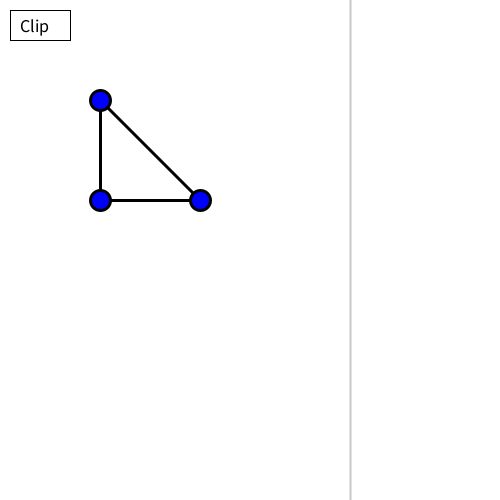
Frame 1 (no input)
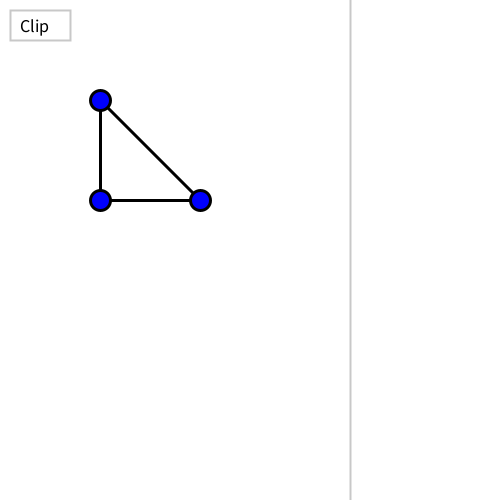
Frame 60 (the mouse pressed at the canvas centre just before this capture)
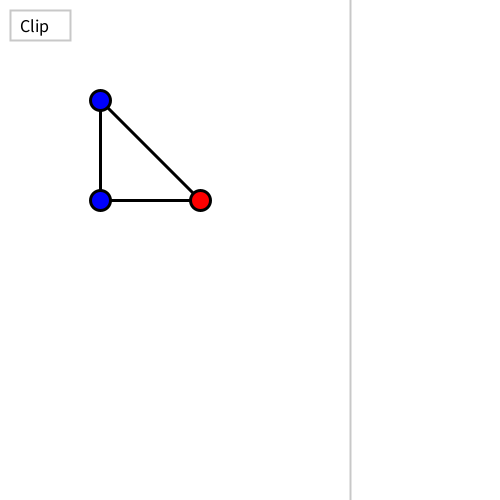
Frame 120 (the mouse held since frame 60 and released just before this capture)

The Processing sketch that drew these frames (run headless with seeded random() and noise(); from frame 60 on, the mouse is pressed at the canvas centre):

// Processing sketch: a3challenge
// ── a3challenge.pde
Button             clipButton = new Button(10, 10, 60, 30, "Clip");
ArrayList<PVector> polygon = new ArrayList<PVector>();
ArrayList<PVector> temp_polygon = new ArrayList<PVector>();
PVector            mouseStart;
PVector            mouseEnd;
PVector            selectedVertex;
PVector            infiniteLine = new PVector(350, 200);

void setup() {
  size(500, 500);
  frameRate(40);
  polygon.add(new PVector(100, 100));
  polygon.add(new PVector(200, 200));
  polygon.add(new PVector(100, 200));
}

void draw() {
  background(255);
  clipButton.draw();
  drawPolygon(polygon, false);        // the active polygon
  drawPolygon(temp_polygon, true);    // the previous polygon
  drawInfiniteLine();                 // the clipping line
}

/** On mouse press, check if the button is clicked, if so activate it.
 *  If not, find the nearest vertex, and select it.
 */
void mousePressed() {
  mouseStart = new PVector(mouseX, mouseY);
  if (mouseStart.x>=clipButton.x && mouseStart.x<=(clipButton.x+clipButton.w) && mouseStart.y>=clipButton.y && mouseStart.y<=(clipButton.y+clipButton.h)) {
    clipButton.activate();
    clipButton.addColor();
    return;
  }
  float minDistance = Float.MAX_VALUE;
  for (PVector v : polygon) {
     float distance =  dist(v.x, v.y, mouseStart.x, mouseStart.y);
     if (distance < minDistance) {
       minDistance = distance;
       selectedVertex = v;
     }
  }
}

/** As you drag the mouse, move the selected vertex...*/
void mouseDragged() {
  mouseEnd = new PVector(mouseX, mouseY);
  float deltaX = mouseEnd.x-mouseStart.x;
  float deltaY = mouseEnd.y-mouseStart.y;
  if (selectedVertex != null)
    selectedVertex.set(selectedVertex.x+deltaX, selectedVertex.y+deltaY);
  mouseStart = mouseEnd;
}

/** On mouse release, deselect the vertex **/  
void mouseReleased() {
  clipButton.removeColor();
  selectedVertex = null;
}




  

// ── Button.pde
/** A button that is located at x,y with width=w and height=h. It displays string=s **/
class Button {
  public int x, y, w, h;
  private String s;
  private color c = color(255);
  
  public Button(int x, int y, int w, int h, String s) {
    this.x = x;
    this.y = y;
    this.w = w;
    this.h = h;
    this.s = s;
  }
  
  // Draws the button, and its text
  public void draw() {
    fill(c);
    rect(x, y, w, h);
    fill(0);
    textSize(18);
    text(s, x+10, y+22);
  }
  
  // Clip the polygon
  public void activate() {
    clipThePolygon();
  }
  
  // Colors the button 
  public void addColor() {
    c = color(255, 0, 0); 
  }
  
  // Doesn't color the button.
  public void removeColor() {
    c = color(255);
  }
}

// ── supportFunctions.pde
/**
 * Draws the polygon
 */
void drawPolygon(ArrayList<PVector> polygon_list, boolean isTemp) {
  int   circle_radius   = 20;
  color circle_color    = color(0, 0, 255);
  color circle_coloralt = color(255, 0, 0);
  int   edge_thickness  = 3;
  color edge_color      = color(0, 0, 0);
  color edge_color_alt  = color(255, 0, 0);
  
  // draws the edges of the polygon
  noFill();
  stroke(isTemp ? edge_color_alt : edge_color);
  strokeWeight(isTemp ? 1 : edge_thickness);
  beginShape();
  for (PVector p : polygon_list) {
    vertex(p.x, p.y);
  }
  endShape(CLOSE);
  
  // draws the circles of the polygon
  if (!isTemp) {
    ellipseMode(CENTER);
    for (PVector p : polygon_list) {
      fill(p.equals(selectedVertex) ? circle_coloralt : circle_color);
      ellipse(p.x, p.y, circle_radius, circle_radius);
    }
  }
}

/**
 * Draws the infinite clipping line
 */
void drawInfiniteLine() {
  stroke(200);
  strokeWeight(2);
  line(infiniteLine.x, infiniteLine.y-2000, infiniteLine.x, infiniteLine.y+2000);
}

/**
 * Clips the polygon
 */
void clipThePolygon() {
    float y0 = infiniteLine.y*-500;
    float y1 = infiniteLine.y*500;
    float a = y0-y1;
    float b = 0;
    float c = infiniteLine.x*y1-infiniteLine.x*y0;
    
    ArrayList<PVector> newPolygon = new ArrayList<PVector>();
    for (int i=0; i<polygon.size(); ++i) {
      PVector start = polygon.get(i);
      PVector end   = polygon.get((i+1) % polygon.size());
      float   ks    = a*start.x + b*start.y + c; // is the starting point in front of the clip line or behind
      float   ke    = a*end.x + b*start.y + c; // is the end point in front or behind clip line.
      
      // if both start and end in front of clip line, include it
      if (ks > 0 && ke > 0) {
        newPolygon.add(new PVector(start.x, start.y));
      } 
      
      // if both of them are behind the clip line, remove it
      else if (ks < 0 && ke < 0) {
        continue;
      } 
      
      // else, find the intersection, and include it.
      else {
        float t = (a*start.x + c)/(a*(start.x-end.x)+b*(start.y-end.y));
        PVector intersection = new PVector(start.x*(1-t)+end.x*t, start.y*(1-t)+end.y*t);
        if (ks >= 0) {
          newPolygon.add(new PVector(start.x, start.y));
        }
        
        newPolygon.add(intersection);
      }
    }
    
    // set the polygon as the tempArray we had.
    temp_polygon = polygon;
    polygon = newPolygon;
 }
 
